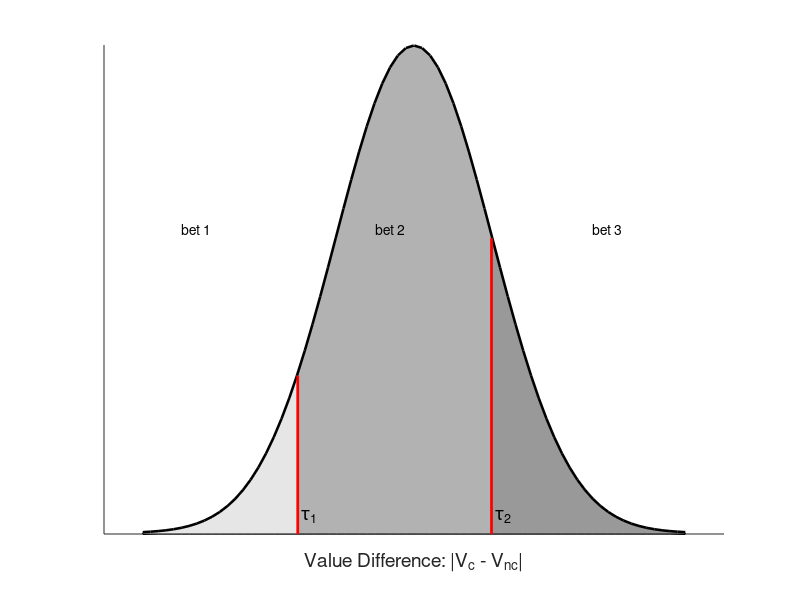

MATLAB code for this plot:
x  = -3.5:0.1:3.5;
y = normpdf(x);

x1 = -3.5:0.1:-1.5;
x2 = -1.5:0.1:1;
x3 = 1:0.1:3.5;

figure
p = plot(x,y, 'color', 'k');
set(gca,'XTickLabel',[],'YTickLabel',[])
set(gca,'XTick',[],'YTick',[],'box','off')
xlabel('Value Difference: |V_c - V_n_c|','fontsize',14)

hold on
area(x1, normpdf(x1), 'FaceColor', [.9 .9 .9])
area(x2, normpdf(x2), 'FaceColor', [.7 .7 .7])
area(x3, normpdf(x3), 'FaceColor', [.6 .6 .6])

line([-1.5 -1.5], [0 normpdf(-1.5)],'lineWidth',2, 'color' , 'r')
line([1 1], [0 normpdf(1)],'lineWidth',2, 'color' , 'r')
hold off

text(-1.45,0.015,'\tau_1','fontSize',13)
text(1.05,0.015,'\tau_2','fontsize',13)
text(-3,.25,'bet 1')
text(-0.5,.25,'bet 2')
text(2.3,.25,'bet 3')

set(p,'LineWidth',3)




